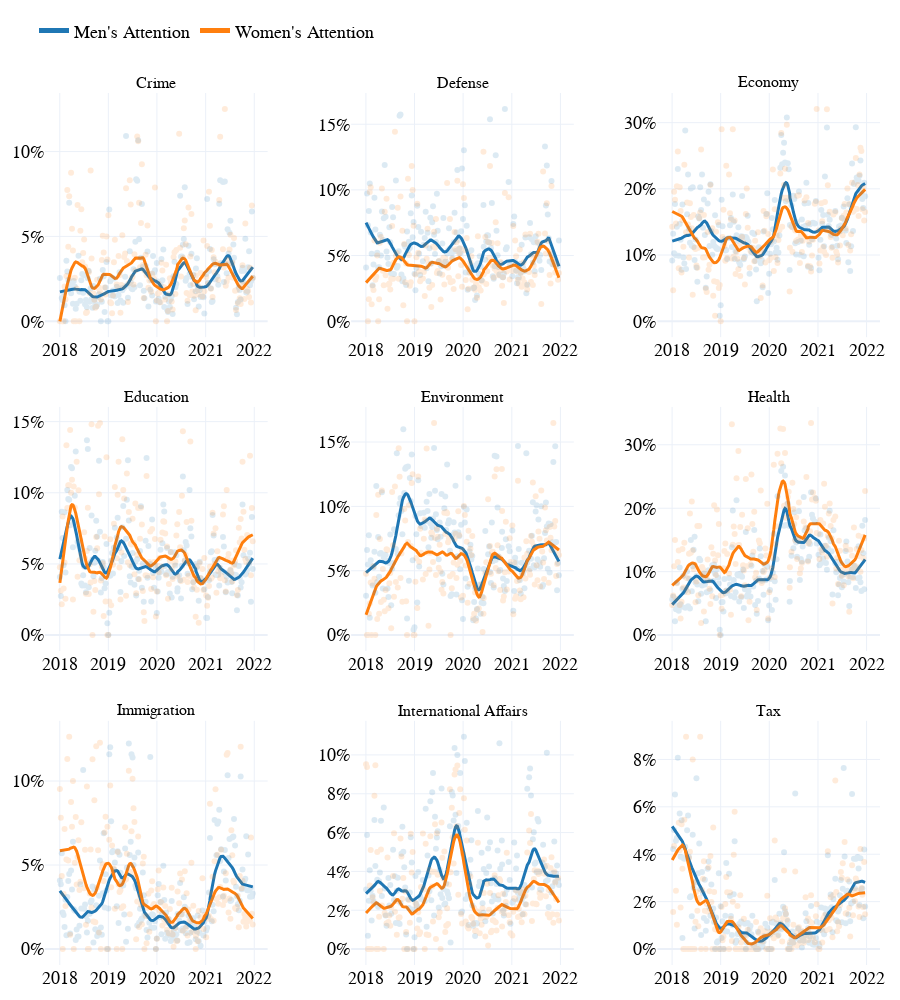

The notebook cell saved with this chart:
### Code cell
make_attention_plot('us', .12)

### Figure 1 — Plotly figure (JSON) as saved in the notebook; plotly's stock layout.template omitted (floating-point values rounded to 4 significant figures; data arrays with more than 128 entries replaced by an {"elided": "..."} marker saying what was removed)
{"data": [{"line": {"color": "#1F77B4", "width": 3}, "mode": "lines", "name": "Men's Attention", "showlegend": true, "type": "scatter", "x": {"elided": "204 str values"}, "xaxis": "x", "y": {"elided": "204 float values"}, "yaxis": "y"}, {"line": {"color": "#FF7F0E", "width": 3}, "mode": "lines", "name": "Women's Attention", "showlegend": true, "type": "scatter", "x": {"elided": "204 str values"}, "xaxis": "x", "y": {"elided": "204 float values"}, "yaxis": "y"}, {"line": {"color": "#1F77B4"}, "mode": "markers", "name": "Men", "opacity": 0.15, "showlegend": false, "type": "scatter", "x": {"elided": "204 str values"}, "xaxis": "x", "y": {"elided": "204 float values"}, "yaxis": "y"}, {"line": {"color": "#FF7F0E"}, "mode": "markers", "name": "Women", "opacity": 0.15, "showlegend": false, "type": "scatter", "x": {"elided": "204 str values"}, "xaxis": "x", "y": {"elided": "204 float values"}, "yaxis": "y"}, {"line": {"color": "#1F77B4", "width": 3}, "mode": "lines", "name": "Men's Attention", "showlegend": false, "type": "scatter", "x": {"elided": "204 str values"}, "xaxis": "x2", "y": {"elided": "204 float values"}, "yaxis": "y2"}, {"line": {"color": "#FF7F0E", "width": 3}, "mode": "lines", "name": "Women's Attention", "showlegend": false, "type": "scatter", "x": {"elided": "204 str values"}, "xaxis": "x2", "y": {"elided": "204 float values"}, "yaxis": "y2"}, {"line": {"color": "#1F77B4"}, "mode": "markers", "name": "Men", "opacity": 0.15, "showlegend": false, "type": "scatter", "x": {"elided": "204 str values"}, "xaxis": "x2", "y": {"elided": "204 float values"}, "yaxis": "y2"}, {"line": {"color": "#FF7F0E"}, "mode": "markers", "name": "Women", "opacity": 0.15, "showlegend": false, "type": "scatter", "x": {"elided": "204 str values"}, "xaxis": "x2", "y": {"elided": "204 float values"}, "yaxis": "y2"}, {"line": {"color": "#1F77B4", "width": 3}, "mode": "lines", "name": "Men's Attention", "showlegend": false, "type": "scatter", "x": {"elided": "204 str values"}, "xaxis": "x3", "y": {"elided": "204 float values"}, "yaxis": "y3"}, {"line": {"color": "#FF7F0E", "width": 3}, "mode": "lines", "name": "Women's Attention", "showlegend": false, "type": "scatter", "x": {"elided": "204 str values"}, "xaxis": "x3", "y": {"elided": "204 float values"}, "yaxis": "y3"}, {"line": {"color": "#1F77B4"}, "mode": "markers", "name": "Men", "opacity": 0.15, "showlegend": false, "type": "scatter", "x": {"elided": "204 str values"}, "xaxis": "x3", "y": {"elided": "204 float values"}, "yaxis": "y3"}, {"line": {"color": "#FF7F0E"}, "mode": "markers", "name": "Women", "opacity": 0.15, "showlegend": false, "type": "scatter", "x": {"elided": "204 str values"}, "xaxis": "x3", "y": {"elided": "204 float values"}, "yaxis": "y3"}, {"line": {"color": "#1F77B4", "width": 3}, "mode": "lines", "name": "Men's Attention", "showlegend": false, "type": "scatter", "x": {"elided": "204 str values"}, "xaxis": "x4", "y": {"elided": "204 float values"}, "yaxis": "y4"}, {"line": {"color": "#FF7F0E", "width": 3}, "mode": "lines", "name": "Women's Attention", "showlegend": false, "type": "scatter", "x": {"elided": "204 str values"}, "xaxis": "x4", "y": {"elided": "204 float values"}, "yaxis": "y4"}, {"line": {"color": "#1F77B4"}, "mode": "markers", "name": "Men", "opacity": 0.15, "showlegend": false, "type": "scatter", "x": {"elided": "204 str values"}, "xaxis": "x4", "y": {"elided": "204 float values"}, "yaxis": "y4"}, {"line": {"color": "#FF7F0E"}, "mode": "markers", "name": "Women", "opacity": 0.15, "showlegend": false, "type": "scatter", "x": {"elided": "204 str values"}, "xaxis": "x4", "y": {"elided": "204 float values"}, "yaxis": "y4"}, {"line": {"color": "#1F77B4", "width": 3}, "mode": "lines", "name": "Men's Attention", "showlegend": false, "type": "scatter", "x": {"elided": "204 str values"}, "xaxis": "x5", "y": {"elided": "204 float values"}, "yaxis": "y5"}, {"line": {"color": "#FF7F0E", "width": 3}, "mode": "lines", "name": "Women's Attention", "showlegend": false, "type": "scatter", "x": {"elided": "204 str values"}, "xaxis": "x5", "y": {"elided": "204 float values"}, "yaxis": "y5"}, {"line": {"color": "#1F77B4"}, "mode": "markers", "name": "Men", "opacity": 0.15, "showlegend": false, "type": "scatter", "x": {"elided": "204 str values"}, "xaxis": "x5", "y": {"elided": "204 float values"}, "yaxis": "y5"}, {"line": {"color": "#FF7F0E"}, "mode": "markers", "name": "Women", "opacity": 0.15, "showlegend": false, "type": "scatter", "x": {"elided": "204 str values"}, "xaxis": "x5", "y": {"elided": "204 float values"}, "yaxis": "y5"}, {"line": {"color": "#1F77B4", "width": 3}, "mode": "lines", "name": "Men's Attention", "showlegend": false, "type": "scatter", "x": {"elided": "204 str values"}, "xaxis": "x6", "y": {"elided": "204 float values"}, "yaxis": "y6"}, {"line": {"color": "#FF7F0E", "width": 3}, "mode": "lines", "name": "Women's Attention", "showlegend": false, "type": "scatter", "x": {"elided": "204 str values"}, "xaxis": "x6", "y": {"elided": "204 float values"}, "yaxis": "y6"}, {"line": {"color": "#1F77B4"}, "mode": "markers", "name": "Men", "opacity": 0.15, "showlegend": false, "type": "scatter", "x": {"elided": "204 str values"}, "xaxis": "x6", "y": {"elided": "204 float values"}, "yaxis": "y6"}, {"line": {"color": "#FF7F0E"}, "mode": "markers", "name": "Women", "opacity": 0.15, "showlegend": false, "type": "scatter", "x": {"elided": "204 str values"}, "xaxis": "x6", "y": {"elided": "204 float values"}, "yaxis": "y6"}, {"line": {"color": "#1F77B4", "width": 3}, "mode": "lines", "name": "Men's Attention", "showlegend": false, "type": "scatter", "x": {"elided": "204 str values"}, "xaxis": "x7", "y": {"elided": "204 float values"}, "yaxis": "y7"}, {"line": {"color": "#FF7F0E", "width": 3}, "mode": "lines", "name": "Women's Attention", "showlegend": false, "type": "scatter", "x": {"elided": "204 str values"}, "xaxis": "x7", "y": {"elided": "204 float values"}, "yaxis": "y7"}, {"line": {"color": "#1F77B4"}, "mode": "markers", "name": "Men", "opacity": 0.15, "showlegend": false, "type": "scatter", "x": {"elided": "204 str values"}, "xaxis": "x7", "y": {"elided": "204 float values"}, "yaxis": "y7"}, {"line": {"color": "#FF7F0E"}, "mode": "markers", "name": "Women", "opacity": 0.15, "showlegend": false, "type": "scatter", "x": {"elided": "204 str values"}, "xaxis": "x7", "y": {"elided": "204 float values"}, "yaxis": "y7"}, {"line": {"color": "#1F77B4", "width": 3}, "mode": "lines", "name": "Men's Attention", "showlegend": false, "type": "scatter", "x": {"elided": "204 str values"}, "xaxis": "x8", "y": {"elided": "204 float values"}, "yaxis": "y8"}, {"line": {"color": "#FF7F0E", "width": 3}, "mode": "lines", "name": "Women's Attention", "showlegend": false, "type": "scatter", "x": {"elided": "204 str values"}, "xaxis": "x8", "y": {"elided": "204 float values"}, "yaxis": "y8"}, {"line": {"color": "#1F77B4"}, "mode": "markers", "name": "Men", "opacity": 0.15, "showlegend": false, "type": "scatter", "x": {"elided": "204 str values"}, "xaxis": "x8", "y": {"elided": "204 float values"}, "yaxis": "y8"}, {"line": {"color": "#FF7F0E"}, "mode": "markers", "name": "Women", "opacity": 0.15, "showlegend": false, "type": "scatter", "x": {"elided": "204 str values"}, "xaxis": "x8", "y": {"elided": "204 float values"}, "yaxis": "y8"}, {"line": {"color": "#1F77B4", "width": 3}, "mode": "lines", "name": "Men's Attention", "showlegend": false, "type": "scatter", "x": {"elided": "204 str values"}, "xaxis": "x9", "y": {"elided": "204 float values"}, "yaxis": "y9"}, {"line": {"color": "#FF7F0E", "width": 3}, "mode": "lines", "name": "Women's Attention", "showlegend": false, "type": "scatter", "x": {"elided": "204 str values"}, "xaxis": "x9", "y": {"elided": "204 float values"}, "yaxis": "y9"}, {"line": {"color": "#1F77B4"}, "mode": "markers", "name": "Men", "opacity": 0.15, "showlegend": false, "type": "scatter", "x": {"elided": "204 str values"}, "xaxis": "x9", "y": {"elided": "204 float values"}, "yaxis": "y9"}, {"line": {"color": "#FF7F0E"}, "mode": "markers", "name": "Women", "opacity": 0.15, "showlegend": false, "type": "scatter", "x": {"elided": "204 str values"}, "xaxis": "x9", "y": {"elided": "204 float values"}, "yaxis": "y9"}], "layout": {"annotations": [{"font": {"size": 16}, "showarrow": false, "text": "Crime", "x": 0.1333, "xanchor": "center", "xref": "paper", "y": 1, "yanchor": "bottom", "yref": "paper"}, {"font": {"size": 16}, "showarrow": false, "text": "Defense", "x": 0.5, "xanchor": "center", "xref": "paper", "y": 1, "yanchor": "bottom", "yref": "paper"}, {"font": {"size": 16}, "showarrow": false, "text": "Economy", "x": 0.8667, "xanchor": "center", "xref": "paper", "y": 1, "yanchor": "bottom", "yref": "paper"}, {"font": {"size": 16}, "showarrow": false, "text": "Education", "x": 0.1333, "xanchor": "center", "xref": "paper", "y": 0.64, "yanchor": "bottom", "yref": "paper"}, {"font": {"size": 16}, "showarrow": false, "text": "Environment", "x": 0.5, "xanchor": "center", "xref": "paper", "y": 0.64, "yanchor": "bottom", "yref": "paper"}, {"font": {"size": 16}, "showarrow": false, "text": "Health", "x": 0.8667, "xanchor": "center", "xref": "paper", "y": 0.64, "yanchor": "bottom", "yref": "paper"}, {"font": {"size": 16}, "showarrow": false, "text": "Immigration", "x": 0.1333, "xanchor": "center", "xref": "paper", "y": 0.28, "yanchor": "bottom", "yref": "paper"}, {"font": {"size": 16}, "showarrow": false, "text": "International Affairs", "x": 0.5, "xanchor": "center", "xref": "paper", "y": 0.28, "yanchor": "bottom", "yref": "paper"}, {"font": {"size": 16}, "showarrow": false, "text": "Tax", "x": 0.8667, "xanchor": "center", "xref": "paper", "y": 0.28, "yanchor": "bottom", "yref": "paper"}], "font": {"color": "black", "family": "Arial", "size": 18}, "height": 1000, "legend": {"itemsizing": "constant", "orientation": "h", "title": {"font": {"color": "black"}}, "x": 0.4, "xanchor": "right", "y": 1.05, "yanchor": "bottom"}, "margin": {"b": 20, "l": 20, "r": 20, "t": 40}, "showlegend": true, "title": {"font": {"color": "black", "family": "Arial", "size": 26}}, "width": 900, "xaxis": {"anchor": "y", "domain": [0, 0.2667]}, "xaxis2": {"anchor": "y2", "domain": [0.3667, 0.6333]}, "xaxis3": {"anchor": "y3", "domain": [0.7333, 1]}, "xaxis4": {"anchor": "y4", "domain": [0, 0.2667]}, "xaxis5": {"anchor": "y5", "domain": [0.3667, 0.6333]}, "xaxis6": {"anchor": "y6", "domain": [0.7333, 1]}, "xaxis7": {"anchor": "y7", "domain": [0, 0.2667]}, "xaxis8": {"anchor": "y8", "domain": [0.3667, 0.6333]}, "xaxis9": {"anchor": "y9", "domain": [0.7333, 1]}, "yaxis": {"anchor": "x", "domain": [0.72, 1], "showticklabels": true, "tickformat": ",.0%"}, "yaxis2": {"anchor": "x2", "domain": [0.72, 1], "showticklabels": true, "tickformat": ",.0%"}, "yaxis3": {"anchor": "x3", "domain": [0.72, 1], "showticklabels": true, "tickformat": ",.0%"}, "yaxis4": {"anchor": "x4", "domain": [0.36, 0.64], "showticklabels": true, "tickformat": ",.0%"}, "yaxis5": {"anchor": "x5", "domain": [0.36, 0.64], "showticklabels": true, "tickformat": ",.0%"}, "yaxis6": {"anchor": "x6", "domain": [0.36, 0.64], "showticklabels": true, "tickformat": ",.0%"}, "yaxis7": {"anchor": "x7", "domain": [0, 0.28], "showticklabels": true, "tickformat": ",.0%"}, "yaxis8": {"anchor": "x8", "domain": [0, 0.28], "showticklabels": true, "tickformat": ",.0%"}, "yaxis9": {"anchor": "x9", "domain": [0, 0.28], "showticklabels": true, "tickformat": ",.0%"}}}
